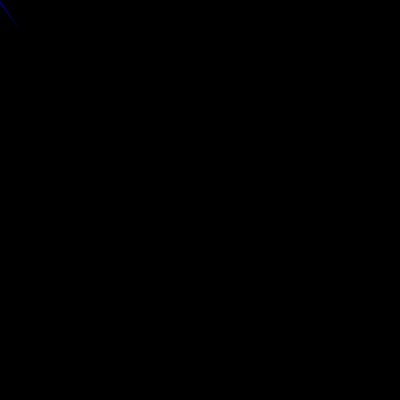
Frame 1 (no input)
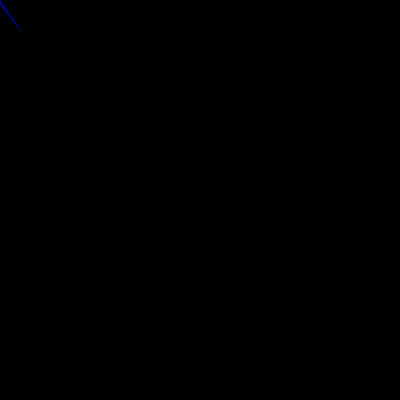
Frame 60 (the mouse pressed at the canvas centre just before this capture)
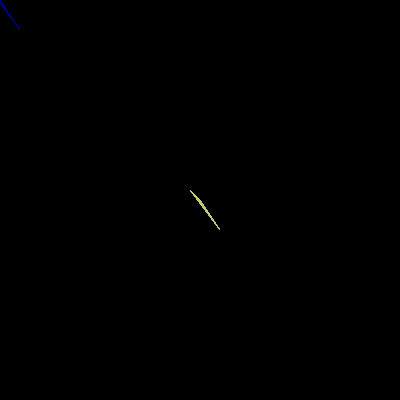
Frame 120 (the mouse held since frame 60 and released just before this capture)

The Processing sketch that drew these frames (run headless with seeded random() and noise(); from frame 60 on, the mouse is pressed at the canvas centre):

// Processing sketch: processing_135525
// ── processing_135525.pde

void setup(){
size(400,400);
background (0);
smooth();
}
void draw () {
  fill (mouseX,mouseY,124);
  noStroke ();
  triangle (mouseX,mouseY,mouseX-10,mouseY-10,mouseX+20,mouseY+30);
}
